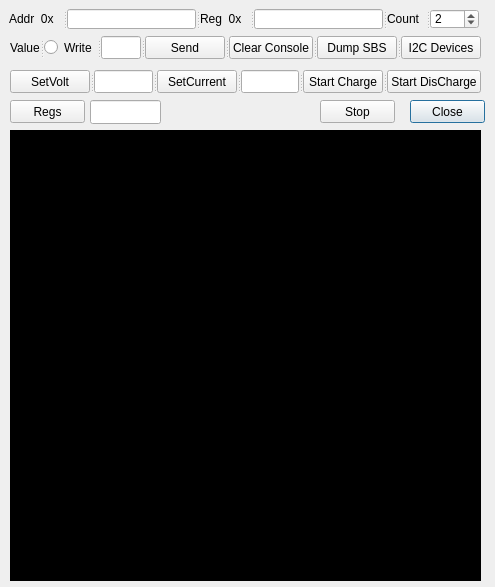
<?xml version="1.0" encoding="UTF-8"?>
<ui version="4.0">
 <class>I2C_Arduino_comm</class>
 <widget class="QDialog" name="I2C_Arduino_comm">
  <property name="windowModality">
   <enum>Qt::ApplicationModal</enum>
  </property>
  <property name="geometry">
   <rect>
    <x>0</x>
    <y>0</y>
    <width>495</width>
    <height>587</height>
   </rect>
  </property>
  <property name="windowTitle">
   <string>I2C Arduino comm</string>
  </property>
  <property name="windowIcon">
   <iconset>
    <normaloff>PerfCenterCpl.ico</normaloff>PerfCenterCpl.ico</iconset>
  </property>
  <property name="modal">
   <bool>true</bool>
  </property>
  <widget class="QTextEdit" name="scriptConsole">
   <property name="geometry">
    <rect>
     <x>10</x>
     <y>130</y>
     <width>471</width>
     <height>451</height>
    </rect>
   </property>
   <property name="palette">
    <palette>
     <active>
      <colorrole role="WindowText">
       <brush brushstyle="SolidPattern">
        <color alpha="255">
         <red>255</red>
         <green>255</green>
         <blue>255</blue>
        </color>
       </brush>
      </colorrole>
      <colorrole role="Button">
       <brush brushstyle="SolidPattern">
        <color alpha="255">
         <red>0</red>
         <green>0</green>
         <blue>0</blue>
        </color>
       </brush>
      </colorrole>
      <colorrole role="Light">
       <brush brushstyle="SolidPattern">
        <color alpha="255">
         <red>0</red>
         <green>0</green>
         <blue>0</blue>
        </color>
       </brush>
      </colorrole>
      <colorrole role="Midlight">
       <brush brushstyle="SolidPattern">
        <color alpha="255">
         <red>0</red>
         <green>0</green>
         <blue>0</blue>
        </color>
       </brush>
      </colorrole>
      <colorrole role="Dark">
       <brush brushstyle="SolidPattern">
        <color alpha="255">
         <red>0</red>
         <green>0</green>
         <blue>0</blue>
        </color>
       </brush>
      </colorrole>
      <colorrole role="Mid">
       <brush brushstyle="SolidPattern">
        <color alpha="255">
         <red>0</red>
         <green>0</green>
         <blue>0</blue>
        </color>
       </brush>
      </colorrole>
      <colorrole role="Text">
       <brush brushstyle="SolidPattern">
        <color alpha="255">
         <red>255</red>
         <green>255</green>
         <blue>255</blue>
        </color>
       </brush>
      </colorrole>
      <colorrole role="BrightText">
       <brush brushstyle="SolidPattern">
        <color alpha="255">
         <red>255</red>
         <green>255</green>
         <blue>255</blue>
        </color>
       </brush>
      </colorrole>
      <colorrole role="ButtonText">
       <brush brushstyle="SolidPattern">
        <color alpha="255">
         <red>255</red>
         <green>255</green>
         <blue>255</blue>
        </color>
       </brush>
      </colorrole>
      <colorrole role="Base">
       <brush brushstyle="SolidPattern">
        <color alpha="255">
         <red>0</red>
         <green>0</green>
         <blue>0</blue>
        </color>
       </brush>
      </colorrole>
      <colorrole role="Window">
       <brush brushstyle="SolidPattern">
        <color alpha="255">
         <red>0</red>
         <green>0</green>
         <blue>0</blue>
        </color>
       </brush>
      </colorrole>
      <colorrole role="Shadow">
       <brush brushstyle="SolidPattern">
        <color alpha="255">
         <red>0</red>
         <green>0</green>
         <blue>0</blue>
        </color>
       </brush>
      </colorrole>
      <colorrole role="AlternateBase">
       <brush brushstyle="SolidPattern">
        <color alpha="255">
         <red>0</red>
         <green>0</green>
         <blue>0</blue>
        </color>
       </brush>
      </colorrole>
      <colorrole role="ToolTipBase">
       <brush brushstyle="SolidPattern">
        <color alpha="255">
         <red>255</red>
         <green>255</green>
         <blue>220</blue>
        </color>
       </brush>
      </colorrole>
      <colorrole role="ToolTipText">
       <brush brushstyle="SolidPattern">
        <color alpha="255">
         <red>0</red>
         <green>0</green>
         <blue>0</blue>
        </color>
       </brush>
      </colorrole>
     </active>
     <inactive>
      <colorrole role="WindowText">
       <brush brushstyle="SolidPattern">
        <color alpha="255">
         <red>255</red>
         <green>255</green>
         <blue>255</blue>
        </color>
       </brush>
      </colorrole>
      <colorrole role="Button">
       <brush brushstyle="SolidPattern">
        <color alpha="255">
         <red>0</red>
         <green>0</green>
         <blue>0</blue>
        </color>
       </brush>
      </colorrole>
      <colorrole role="Light">
       <brush brushstyle="SolidPattern">
        <color alpha="255">
         <red>0</red>
         <green>0</green>
         <blue>0</blue>
        </color>
       </brush>
      </colorrole>
      <colorrole role="Midlight">
       <brush brushstyle="SolidPattern">
        <color alpha="255">
         <red>0</red>
         <green>0</green>
         <blue>0</blue>
        </color>
       </brush>
      </colorrole>
      <colorrole role="Dark">
       <brush brushstyle="SolidPattern">
        <color alpha="255">
         <red>0</red>
         <green>0</green>
         <blue>0</blue>
        </color>
       </brush>
      </colorrole>
      <colorrole role="Mid">
       <brush brushstyle="SolidPattern">
        <color alpha="255">
         <red>0</red>
         <green>0</green>
         <blue>0</blue>
        </color>
       </brush>
      </colorrole>
      <colorrole role="Text">
       <brush brushstyle="SolidPattern">
        <color alpha="255">
         <red>255</red>
         <green>255</green>
         <blue>255</blue>
        </color>
       </brush>
      </colorrole>
      <colorrole role="BrightText">
       <brush brushstyle="SolidPattern">
        <color alpha="255">
         <red>255</red>
         <green>255</green>
         <blue>255</blue>
        </color>
       </brush>
      </colorrole>
      <colorrole role="ButtonText">
       <brush brushstyle="SolidPattern">
        <color alpha="255">
         <red>255</red>
         <green>255</green>
         <blue>255</blue>
        </color>
       </brush>
      </colorrole>
      <colorrole role="Base">
       <brush brushstyle="SolidPattern">
        <color alpha="255">
         <red>0</red>
         <green>0</green>
         <blue>0</blue>
        </color>
       </brush>
      </colorrole>
      <colorrole role="Window">
       <brush brushstyle="SolidPattern">
        <color alpha="255">
         <red>0</red>
         <green>0</green>
         <blue>0</blue>
        </color>
       </brush>
      </colorrole>
      <colorrole role="Shadow">
       <brush brushstyle="SolidPattern">
        <color alpha="255">
         <red>0</red>
         <green>0</green>
         <blue>0</blue>
        </color>
       </brush>
      </colorrole>
      <colorrole role="AlternateBase">
       <brush brushstyle="SolidPattern">
        <color alpha="255">
         <red>0</red>
         <green>0</green>
         <blue>0</blue>
        </color>
       </brush>
      </colorrole>
      <colorrole role="ToolTipBase">
       <brush brushstyle="SolidPattern">
        <color alpha="255">
         <red>255</red>
         <green>255</green>
         <blue>220</blue>
        </color>
       </brush>
      </colorrole>
      <colorrole role="ToolTipText">
       <brush brushstyle="SolidPattern">
        <color alpha="255">
         <red>0</red>
         <green>0</green>
         <blue>0</blue>
        </color>
       </brush>
      </colorrole>
     </inactive>
     <disabled>
      <colorrole role="WindowText">
       <brush brushstyle="SolidPattern">
        <color alpha="255">
         <red>0</red>
         <green>0</green>
         <blue>0</blue>
        </color>
       </brush>
      </colorrole>
      <colorrole role="Button">
       <brush brushstyle="SolidPattern">
        <color alpha="255">
         <red>0</red>
         <green>0</green>
         <blue>0</blue>
        </color>
       </brush>
      </colorrole>
      <colorrole role="Light">
       <brush brushstyle="SolidPattern">
        <color alpha="255">
         <red>0</red>
         <green>0</green>
         <blue>0</blue>
        </color>
       </brush>
      </colorrole>
      <colorrole role="Midlight">
       <brush brushstyle="SolidPattern">
        <color alpha="255">
         <red>0</red>
         <green>0</green>
         <blue>0</blue>
        </color>
       </brush>
      </colorrole>
      <colorrole role="Dark">
       <brush brushstyle="SolidPattern">
        <color alpha="255">
         <red>0</red>
         <green>0</green>
         <blue>0</blue>
        </color>
       </brush>
      </colorrole>
      <colorrole role="Mid">
       <brush brushstyle="SolidPattern">
        <color alpha="255">
         <red>0</red>
         <green>0</green>
         <blue>0</blue>
        </color>
       </brush>
      </colorrole>
      <colorrole role="Text">
       <brush brushstyle="SolidPattern">
        <color alpha="255">
         <red>0</red>
         <green>0</green>
         <blue>0</blue>
        </color>
       </brush>
      </colorrole>
      <colorrole role="BrightText">
       <brush brushstyle="SolidPattern">
        <color alpha="255">
         <red>255</red>
         <green>255</green>
         <blue>255</blue>
        </color>
       </brush>
      </colorrole>
      <colorrole role="ButtonText">
       <brush brushstyle="SolidPattern">
        <color alpha="255">
         <red>0</red>
         <green>0</green>
         <blue>0</blue>
        </color>
       </brush>
      </colorrole>
      <colorrole role="Base">
       <brush brushstyle="SolidPattern">
        <color alpha="255">
         <red>0</red>
         <green>0</green>
         <blue>0</blue>
        </color>
       </brush>
      </colorrole>
      <colorrole role="Window">
       <brush brushstyle="SolidPattern">
        <color alpha="255">
         <red>0</red>
         <green>0</green>
         <blue>0</blue>
        </color>
       </brush>
      </colorrole>
      <colorrole role="Shadow">
       <brush brushstyle="SolidPattern">
        <color alpha="255">
         <red>0</red>
         <green>0</green>
         <blue>0</blue>
        </color>
       </brush>
      </colorrole>
      <colorrole role="AlternateBase">
       <brush brushstyle="SolidPattern">
        <color alpha="255">
         <red>0</red>
         <green>0</green>
         <blue>0</blue>
        </color>
       </brush>
      </colorrole>
      <colorrole role="ToolTipBase">
       <brush brushstyle="SolidPattern">
        <color alpha="255">
         <red>255</red>
         <green>255</green>
         <blue>220</blue>
        </color>
       </brush>
      </colorrole>
      <colorrole role="ToolTipText">
       <brush brushstyle="SolidPattern">
        <color alpha="255">
         <red>0</red>
         <green>0</green>
         <blue>0</blue>
        </color>
       </brush>
      </colorrole>
     </disabled>
    </palette>
   </property>
  </widget>
  <widget class="QSplitter" name="splitter_2">
   <property name="geometry">
    <rect>
     <x>9</x>
     <y>9</y>
     <width>470</width>
     <height>20</height>
    </rect>
   </property>
   <property name="orientation">
    <enum>Qt::Horizontal</enum>
   </property>
   <widget class="QLabel" name="label">
    <property name="text">
     <string>Addr  0x</string>
    </property>
   </widget>
   <widget class="QLineEdit" name="I2cAddress">
    <property name="maxLength">
     <number>4</number>
    </property>
   </widget>
   <widget class="QLabel" name="label_2">
    <property name="text">
     <string>Reg  0x</string>
    </property>
   </widget>
   <widget class="QLineEdit" name="I2cReg">
    <property name="maxLength">
     <number>4</number>
    </property>
   </widget>
   <widget class="QLabel" name="label_4">
    <property name="text">
     <string>Count</string>
    </property>
   </widget>
   <widget class="QSpinBox" name="I2cNumberOfBytesToRead">
    <property name="value">
     <number>2</number>
    </property>
   </widget>
  </widget>
  <widget class="QPushButton" name="Close">
   <property name="geometry">
    <rect>
     <x>410</x>
     <y>100</y>
     <width>75</width>
     <height>23</height>
    </rect>
   </property>
   <property name="text">
    <string>Close</string>
   </property>
  </widget>
  <widget class="QPushButton" name="ScanRegs">
   <property name="geometry">
    <rect>
     <x>10</x>
     <y>100</y>
     <width>75</width>
     <height>23</height>
    </rect>
   </property>
   <property name="text">
    <string>Regs</string>
   </property>
  </widget>
  <widget class="QLineEdit" name="RegsAddr">
   <property name="geometry">
    <rect>
     <x>90</x>
     <y>100</y>
     <width>71</width>
     <height>24</height>
    </rect>
   </property>
  </widget>
  <widget class="QPushButton" name="Stop">
   <property name="geometry">
    <rect>
     <x>320</x>
     <y>100</y>
     <width>75</width>
     <height>23</height>
    </rect>
   </property>
   <property name="text">
    <string>Stop</string>
   </property>
  </widget>
  <widget class="QSplitter" name="splitter">
   <property name="geometry">
    <rect>
     <x>10</x>
     <y>36</y>
     <width>471</width>
     <height>23</height>
    </rect>
   </property>
   <property name="orientation">
    <enum>Qt::Horizontal</enum>
   </property>
   <widget class="QLabel" name="label_3">
    <property name="text">
     <string>Value</string>
    </property>
   </widget>
   <widget class="QRadioButton" name="RB_Write">
    <property name="text">
     <string>Write</string>
    </property>
   </widget>
   <widget class="QLineEdit" name="I2cBytesToSend"/>
   <widget class="QPushButton" name="SendButton">
    <property name="text">
     <string>Send</string>
    </property>
   </widget>
   <widget class="QPushButton" name="clearConsoleButton">
    <property name="text">
     <string>Clear Console</string>
    </property>
   </widget>
   <widget class="QPushButton" name="Dump">
    <property name="text">
     <string>Dump SBS</string>
    </property>
   </widget>
   <widget class="QPushButton" name="ScanDev">
    <property name="text">
     <string>I2C Devices</string>
    </property>
   </widget>
  </widget>
  <widget class="QSplitter" name="splitter_3">
   <property name="geometry">
    <rect>
     <x>10</x>
     <y>70</y>
     <width>471</width>
     <height>23</height>
    </rect>
   </property>
   <property name="orientation">
    <enum>Qt::Horizontal</enum>
   </property>
   <widget class="QPushButton" name="SetVolt">
    <property name="text">
     <string>SetVolt</string>
    </property>
   </widget>
   <widget class="QLineEdit" name="Volts"/>
   <widget class="QPushButton" name="SetCurrent">
    <property name="text">
     <string>SetCurrent</string>
    </property>
   </widget>
   <widget class="QLineEdit" name="Current"/>
   <widget class="QPushButton" name="StartChg">
    <property name="text">
     <string>Start Charge</string>
    </property>
   </widget>
   <widget class="QPushButton" name="StartDisch">
    <property name="text">
     <string>Start DisCharge</string>
    </property>
   </widget>
  </widget>
 </widget>
 <resources/>
 <connections/>
</ui>
